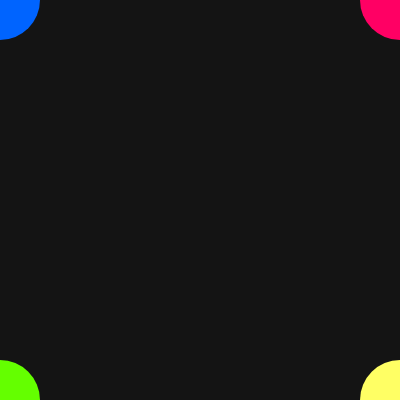
Frame 1 (no input)
Frame 60 (no input): identical to frame 1, image omitted
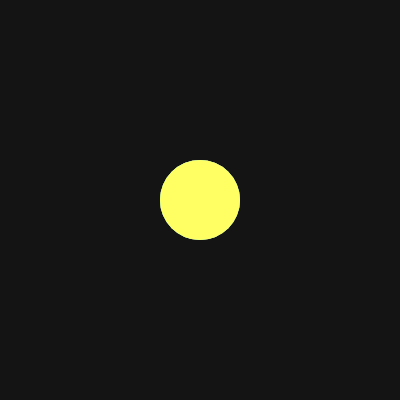
Frame 120 (the mouse pressed at the canvas centre since frame 60)

The p5.js sketch that drew these frames (run headless with seeded random() and noise() and a simulated clock; from frame 60 on, the mouse is pressed at the canvas centre):

// p5.js sketch
// ── sketch.js
function setup() {
  createCanvas(400, 400);
  noStroke();
}

function draw() {
  background(20);

  fill(mouseX, 100, 255);
  circle(mouseX, mouseY, 80);

  fill(255, mouseY, 100);
  circle(400 - mouseX, mouseY, 80);

  fill(100, 255, mouseX);
  circle(mouseX, 400 - mouseY, 80);

  fill(255, 255, 100);
  circle(400 - mouseX, 400 - mouseY, 80);
}
